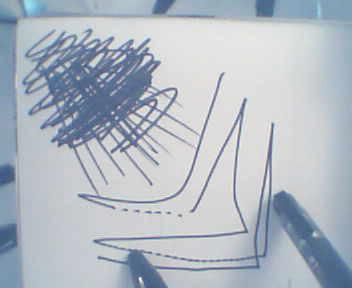
#> input picture trunk/2009-06-27-160922.jpg, 352 x 288 px
$ python process.py   (Python 2 division)
#> lines starting #> are read from the running program, lines starting #| are printed output that depends on the picture
from PIL import Image, ImageColor, ImageDraw
import itertools

im = Image.open("2009-06-27-160922.jpg")
#> im is the input picture: PIL image 352x288 RGB; mean R, G, B 176.8, 185, 195.1
#im = im.transform(im.size, Image.QUAD, (32-15,23-10,44-15,192-10,208-15,186-10,208-15,20-10))
pix = im.load()
draw = ImageDraw.Draw(im)

box = 10

def colorTargetMatch(c):
  if c[0] < 130 and c[0] > 70: #red
    if c[1] < 140 and c[1] > 100: #green
      if c[2] < 170 and c[2] > 100: #blue
        return True
  return False

def colorBandMatch(c):
  if c[0] < 215 and c[0] > 110: #red
    if c[1] < 215 and c[1] > 125: #green
      if c[2] < 215 and c[2] > 140: #blue
        return True
  return False

start = -1
xlist = []
for x in range(0, im.size[0]):
  color = pix[x, 0]
  if colorBandMatch(color) == False:
    pix[x, 0] = (255, 0, 0, 255)
    if start == -1:
      start = x
  elif start != -1:
    if x - start < 10:
      print "X Axis Center Discarded; Start: ",start," End: ",x
    else:
      print "X Axis Center Found; Start: ",start," End: ",x
      xlist.append((start+x)/2)
      pix[(start+x)/2, 0] = (0,255,0,255)
    start = -1
#> this loop made 352 passes
#> color on passes 1 to 12: (139, 167, 181), (139, 167, 181), (139, 167, 181), (140, 168, 182), (141, 167, 180), (142, 168, 181), (144, 168, 180), (144, 168, 180), (145, 165, 176), (147, 167, 176), (151, 169, 179), (153, 172, 179)
#> after the loop, start = -1; xlist = [166, 265]
start = -1
ylist = []
for y in range(0, im.size[1]):
  color = pix[0, y]
  if colorBandMatch(color) == False:
    pix[0, y] = (255, 0, 0, 255)
    if start == -1:
      start = y
  elif start != -1:
    if y - start < 10:
      print "Y Axis Center Discarded; Start: ",start," End: ",y
    else:
      print "Y Axis Center Found; Start: ",start," End: ",y
      ylist.append((start+y)/2)
      pix[0,(start+y)/2] = (0,255,0,255)
    start = -1
#> this loop made 288 passes
#> color on passes 1 to 12: (139, 167, 181), (139, 167, 181), (138, 165, 182), (137, 164, 181), (135, 160, 180), (130, 155, 175), (125, 152, 173), (122, 149, 170), (123, 151, 173), (117, 149, 170), (113, 148, 170), (110, 148, 169)
#> after the loop, start = -1; ylist = [18, 177, 241]

xm = 210.0
ym = 130.0
l = 525.0

for point in itertools.product(xlist, ylist):
  x = point[0] #- 5# - (point[1]*0.05) - 5
  y = point[1] #+ (x*0.1) - 15

  print "Iterating: x: ",x," y: ", y

  x = (y + (l/float(x-xm))*x)/((l/float(x-xm))-(float(y-ym)/l))

  y = (float(y-ym)/l)*x + y

  x = int(x)
  y = int(y)

  print "Adjusted: x: ",x," y: ",y

  if x-box < 0 or x+box > im.size[0] or y-box < 0 or y+box > im.size[1]:
    print "Out of Range"
    continue

  color = pix[x, y]
  print color

  pix[x, y] = (255, 255, 255, 255)
  if colorTargetMatch(color) == True:
    pix[x, y] = (255, 255, 0, 255)
    count = 0.0
    for x1 in range(x-box, x+box):
      color = pix[x1, y-box]
      if colorTargetMatch(color) == True:
        count += 1
        pix[x1, y-box] = (50, 50, 255, 255)
    for x2 in range(x-box, x+box):
      color = pix[x2, y+box]
      if colorTargetMatch(color) == True:
        count += 1
        pix[x2, y+box] = (50, 50, 255, 255)
    for y1 in range(y-box, y+box):
      color = pix[x-box,y1]
      if colorTargetMatch(color) == True:
        count += 1
        pix[x-box,y1] = (50, 50, 255, 255)
    for y2 in range(y-box, y+box):
      color = pix[x+box,y2]
      if colorTargetMatch(color) == True:
        count += 1
        color = pix[x+box,y2] = (50, 50, 255, 255)
    ratio = count / (box*2*4)

    #draw.rectangle(((x-box, y-box),(x+box, y+box)), outline=(255,255,0))

    draw.text((x+1, y+1), str(ratio), fill=(0,0,0))
    #draw.rectangle(((x-box, y-box),(x+box, y+box)), outline=(0,0,0))
    if ratio > 0.09 and ratio < 0.8:
      pix[x, y] = (255, 0, 255, 255)
      draw.rectangle(((x-10, y-10),(x+10, y+10)), outline=(100,255,100))
      print ratio
      print point
#> this loop made 6 passes
#> (point, x, y, ratio) on passes 3, 5: ((166, 241), 143, 271, 0.738), ((265, 177), 286, 202, 0.6)
#> (point, x, y) on passes 1, 4, 6: ((166, 18), 167, -17), ((265, 18), 261, -37), ((265, 241), 296, 303)
#> (printed output is left out)
#> after the loop, count = 48; ratio = 0.6
    #yay, the point is actually on the blah


#im.show()
im.save("ScanOut", "PNG")
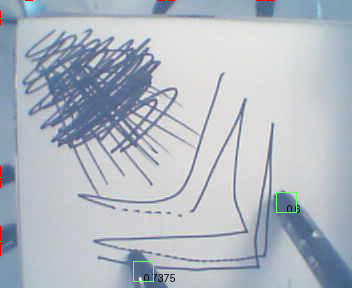
#> saved as ScanOut: PIL image 352x288 RGB; mean R, G, B 176.9, 185, 194.7

$ run again, with trunk/2009-04-09-194447.jpg copied over trunk/2009-06-27-160922.jpg
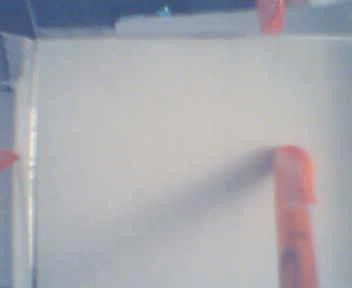
#> input picture trunk/2009-04-09-194447.jpg, 352 x 288 px
#> im is the input picture: PIL image 352x288 RGB; mean R, G, B 168.7, 169.3, 175.3
#> the loop `for x in range(0, im.size[0]):` made 352 passes
#> color on passes 1 to 8: (62, 84, 125), (62, 84, 125), (62, 84, 125), (62, 84, 125), (62, 84, 125), (62, 84, 125), (62, 84, 125), (62, 84, 125)
#> after the loop `for x in range(0, im.size[0]):`: start = -1; xlist = [136]
#> the loop `for y in range(0, im.size[1]):` made 288 passes
#> color on passes 1 to 8: (255, 0, 0), (62, 84, 125), (61, 84, 125), (61, 84, 125), (60, 85, 126), (60, 85, 126), (58, 86, 126), (58, 86, 126)
#> after the loop `for y in range(0, im.size[1]):`: start = 286; ylist = [46, 160]
#> the loop `for point in itertools.product(xlist, ylist):` made 2 passes
#> (point, x, y) on passes 1 to 2: ((136, 46), 132, 24), ((136, 160), 112, 166)
#> (printed output is left out)
#> `im.save("ScanOut", "PNG")`:
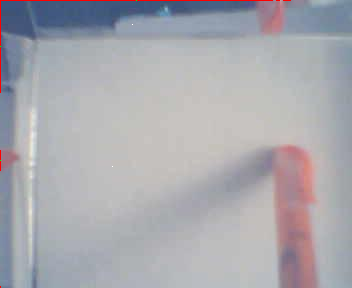
#> saved as ScanOut: PIL image 352x288 RGB; mean R, G, B 169.4, 168.9, 174.8

$ run again, with trunk/2009-04-12-160225.jpg copied over trunk/2009-06-27-160922.jpg
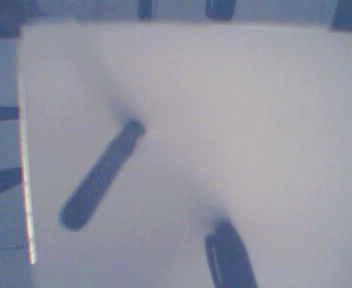
#> input picture trunk/2009-04-12-160225.jpg, 352 x 288 px
#> im is the input picture: PIL image 352x288 RGB; mean R, G, B 145.9, 148.3, 161.4
#> the loop `for x in range(0, im.size[0]):` made 352 passes
#> color on passes 1 to 8: (66, 79, 113), (66, 79, 113), (66, 79, 113), (66, 79, 113), (66, 79, 113), (66, 79, 113), (66, 79, 113), (66, 79, 113)
#> after the loop `for x in range(0, im.size[0]):`: start = 0; xlist = []
#> the loop `for y in range(0, im.size[1]):` made 288 passes
#> after the loop `for y in range(0, im.size[1]):`: start = 0; ylist = []
#> `im.save("ScanOut", "PNG")`:
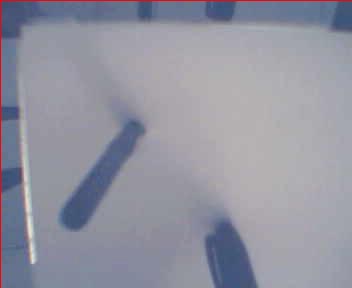
#> saved as ScanOut: PIL image 352x288 RGB; mean R, G, B 146.9, 147.6, 160.5

$ run again, with trunk/2009-04-13-155308.jpg copied over trunk/2009-06-27-160922.jpg
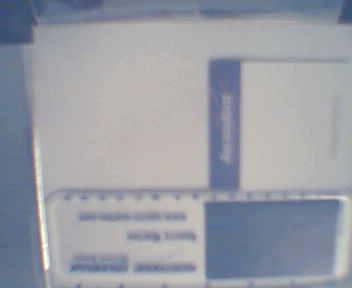
#> input picture trunk/2009-04-13-155308.jpg, 352 x 288 px
#> im is the input picture: PIL image 352x288 RGB; mean R, G, B 153.4, 156.6, 165.6
#> the loop `for x in range(0, im.size[0]):` made 352 passes
#> color on passes 1 to 8: (60, 78, 118), (60, 78, 118), (60, 78, 118), (60, 78, 118), (60, 77, 120), (60, 77, 120), (60, 77, 120), (60, 77, 120)
#> after the loop `for x in range(0, im.size[0]):`: start = 0; xlist = []
#> the loop `for y in range(0, im.size[1]):` made 288 passes
#> color on passes 1 to 8: (255, 0, 0), (60, 78, 116), (60, 79, 111), (60, 80, 107), (60, 80, 104), (60, 80, 104), (60, 80, 105), (60, 79, 111)
#> after the loop `for y in range(0, im.size[1]):`: start = 0; ylist = []
#> `im.save("ScanOut", "PNG")`:
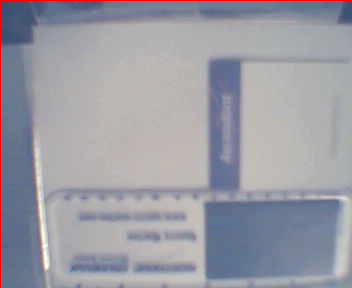
#> saved as ScanOut: PIL image 352x288 RGB; mean R, G, B 154.4, 155.9, 164.7
